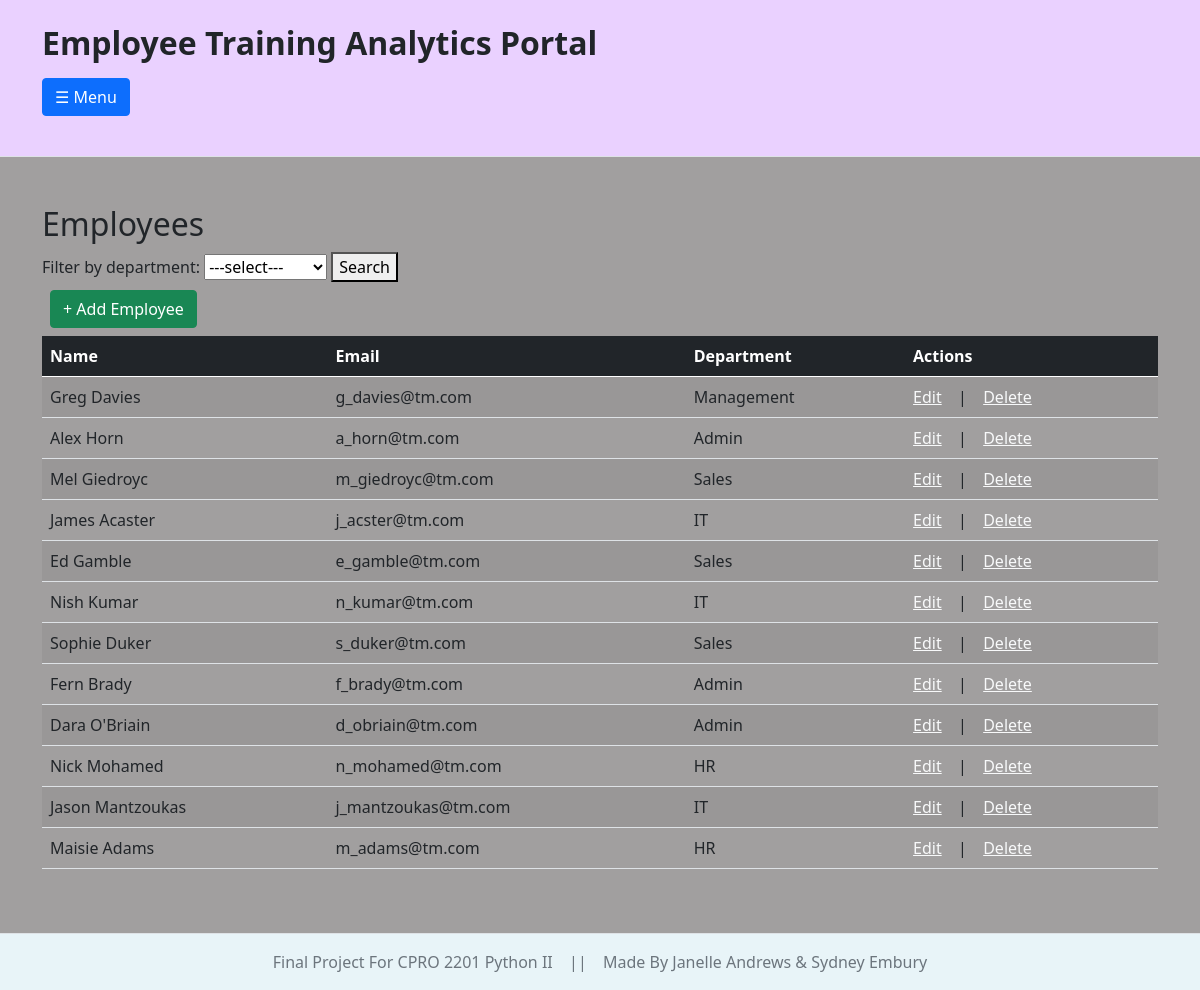
Screenshot of /analytics_portal/employees/ with the database file from the repository.
### analytics_portal/models.py (models this page shows, shortened)
class Employee(models.Model):
    department_choices = [("1", "IT"),("2", "HR"),("3", "Sales"),("4","Admin"),("5","Management")]
    full_name = models.CharField(max_length=100)
    email = models.EmailField(unique=True)
    department = models.CharField(choices=department_choices)

### analytics_portal/views.py (the view)
# urls.py: path('employees/',views.employee_list,name="employee_list"),
def employee_list(request):
    department_filter = request.GET.get('department', '')
    departments = Employee._meta.get_field('department').choices
    employees = Employee.objects.all()
    if department_filter:
        employees = employees.filter(department=department_filter)
    return render(request, "analytics_portal/employee/employee_list.html", {"employees":employees, "departments":departments})

### analytics_portal/templates/analytics_portal/employee/employee_list.html (shortened to what this page needs)
{% extends "analytics_portal/global_layout.html" %}
{% block content %}
    <h2>Employees</h2>
    <form method="GET">
        <label for="department">Filter by department:</label>
        <select name="department">
            <option value="">---select---</option>
        </select>
        <button type="submit">Search</button>
    </form>
    <a class="btn btn-success m-2" href="{% url 'add_employee'%}">+ Add Employee</a>
    <table class="table-responsive table table-striped table-hover" boarder="1"">
        <thead class="table-dark">
            <tr>
                <th>Name</th>
                <th>Email</th>
                <th>Department</th>
                <th>Actions</th>
            </tr>
        </thead>
        <tbody>
            {% for employee in employees %}
                <tr>
                    <td>{{employee.full_name}}</td>
                    <td>{{employee.email}}</td>
                    <td>{{employee.get_department_display}}</td>
                    <td>
                        <a class="link-light" href="{% url 'update_employee' employee.id %}">Edit</a>
                        &ensp; | &ensp;
                        <a class="link-light" href="{% url 'delete_employee' employee.id %}">Delete</a>
                    </td>
                </tr>
            {% empty %}
                <tr>
                    <td colspan="4"> No results found.</td>
                </tr>
            {% endfor %}
            </table>
{% endblock %}

### rows the page displays
Employee: full_name "Greg Davies", email "g_davies@tm.com", department "Management"
Employee: full_name "Alex Horn", email "a_horn@tm.com", department "Admin"
Employee: full_name "Mel Giedroyc", email "m_giedroyc@tm.com", department "Sales"
Employee: full_name "James Acaster", email "j_acster@tm.com", department "IT"
Employee: full_name "Ed Gamble", email "e_gamble@tm.com", department "Sales"
Employee: full_name "Nish Kumar", email "n_kumar@tm.com", department "IT"
Employee: full_name "Sophie Duker", email "s_duker@tm.com", department "Sales"
Employee: full_name "Fern Brady", email "f_brady@tm.com", department "Admin"
Employee: full_name "Dara O'Briain", email "d_obriain@tm.com", department "Admin"
Employee: full_name "Nick Mohamed", email "n_mohamed@tm.com", department "HR"
Employee: full_name "Jason Mantzoukas", email "j_mantzoukas@tm.com", department "IT"
Employee: full_name "Maisie Adams", email "m_adams@tm.com", department "HR"
